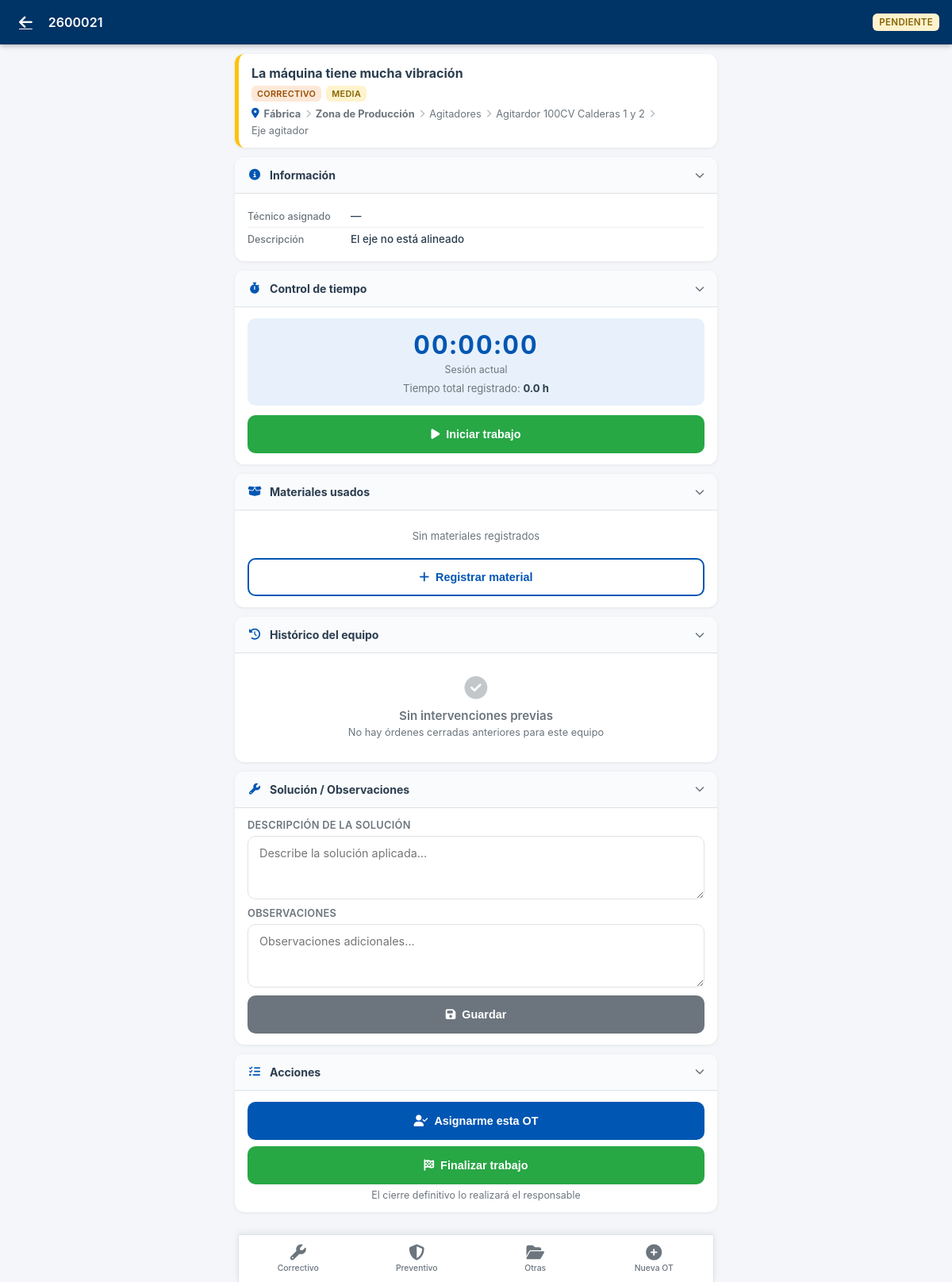
/movil/ot/27 (signed in), run on an earlier commit of the app's database.
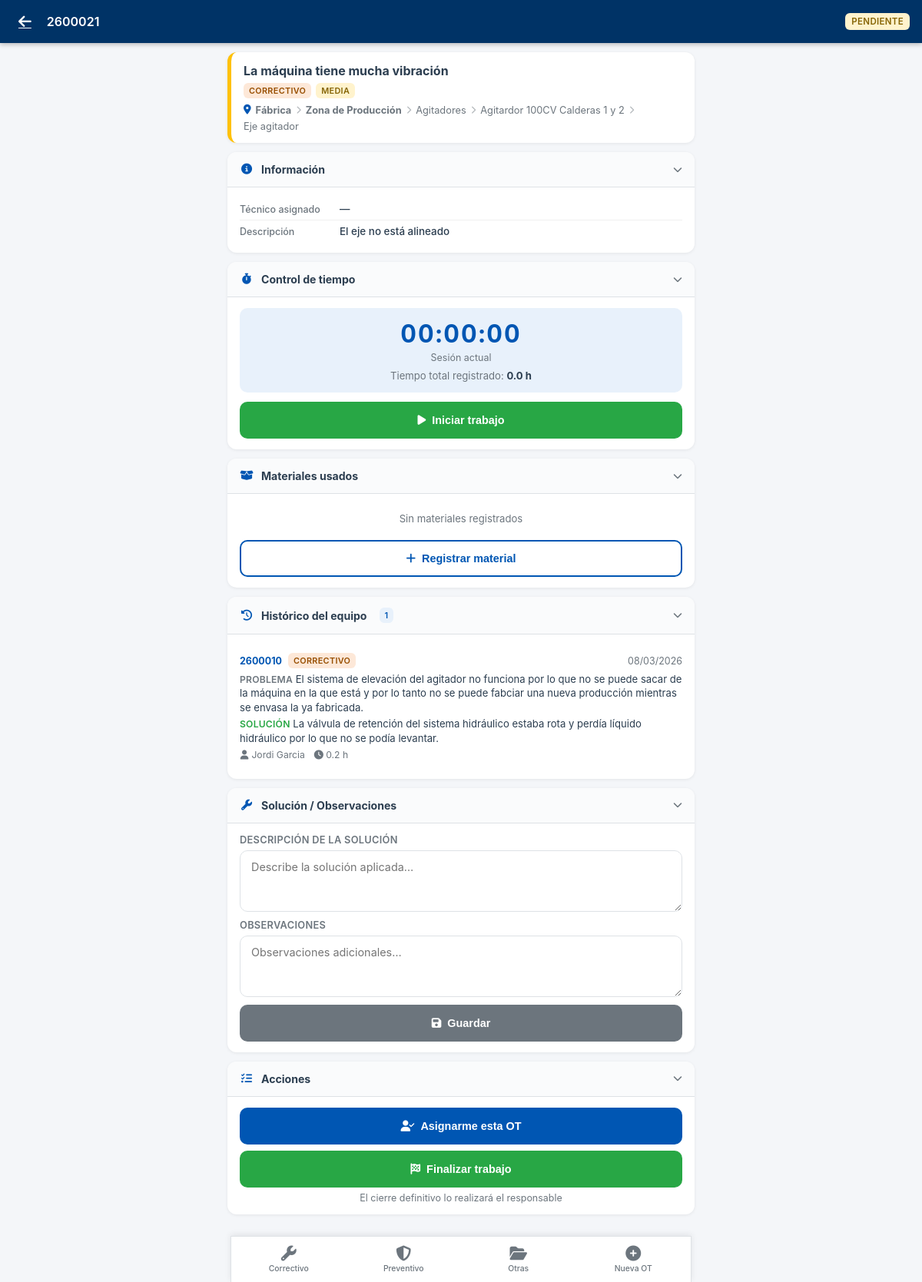
And on a later commit of the database.
### models.py (models this page shows, shortened)
class Planta(db.Model):
    id = db.Column(db.Integer, primary_key=True)
    empresaId = db.Column(db.Integer, db.ForeignKey('empresa.id'), nullable=False)
    codigo = db.Column(db.String(10), nullable=False)
    nombre = db.Column(db.String(100), nullable=False)
    descripcion = db.Column(db.Text)
    direccion = db.Column(db.String(200))
    zonas = db.relationship('Zona', backref='planta', lazy=True, cascade='all, delete-orphan')

class Zona(db.Model):
    id = db.Column(db.Integer, primary_key=True)
    plantaId = db.Column(db.Integer, db.ForeignKey('planta.id'), nullable=False)
    codigo = db.Column(db.String(10), nullable=False)
    nombre = db.Column(db.String(100), nullable=False)
    descripcion = db.Column(db.Text)
    lineas = db.relationship('Linea', backref='zona', lazy=True, cascade='all, delete-orphan')

class Linea(db.Model):
    id = db.Column(db.Integer, primary_key=True)
    zonaId = db.Column(db.Integer, db.ForeignKey('zona.id'), nullable=False)
    codigo = db.Column(db.String(10), nullable=False)
    nombre = db.Column(db.String(100), nullable=False)
    descripcion = db.Column(db.Text)
    maquinas = db.relationship('Maquina', backref='linea', lazy=True, cascade='all, delete-orphan')

class Maquina(db.Model):
    id = db.Column(db.Integer, primary_key=True)
    lineaId = db.Column(db.Integer, db.ForeignKey('linea.id'), nullable=False)
    codigo = db.Column(db.String(10), nullable=False)
    nombre = db.Column(db.String(100), nullable=False)
    modelo = db.Column(db.String(50))
    fabricante = db.Column(db.String(50))
    numeroSerie = db.Column(db.String(50))
    descripcion = db.Column(db.Text)
    fechaInstalacion = db.Column(db.Date)
    criticidad = db.Column(db.String(20), default='media')  # alta, media, baja
    estado = db.Column(db.String(20), default='operativo')  # operativo, averiado, mantenimiento
    horasOperacion = db.Column(db.Integer, default=0)  # Contador de horas
    rav = db.Column(db.Float, default=0.0)             # Valor de reposición (RAV)
    elementos = db.relationship('Elemento', backref='maquina', lazy=True, cascade='all, delete-orphan')
    ordenesTrabajo = db.relationship('OrdenTrabajo', backref='maquina', lazy=True)
    planesPreventivos = db.relationship('PlanPreventivo', backref='maquina', lazy=True)
    recambiosAsociados = db.relationship('RecambioEquipo', backref='maquina', lazy=True)

class Elemento(db.Model):
    id = db.Column(db.Integer, primary_key=True)
    maquinaId = db.Column(db.Integer, db.ForeignKey('maquina.id'), nullable=False)
    codigo = db.Column(db.String(10), nullable=False)
    nombre = db.Column(db.String(100), nullable=False)
    tipo = db.Column(db.String(50))
    descripcion = db.Column(db.Text)
    fabricante = db.Column(db.String(50))
    modelo = db.Column(db.String(50))
    numeroSerie = db.Column(db.String(50))
    rav = db.Column(db.Float, default=0.0)             # Valor de reposición (RAV)

class OrdenTrabajo(db.Model):
    id = db.Column(db.Integer, primary_key=True)
    numero = db.Column(db.String(20), unique=True, nullable=False)
    tipo = db.Column(db.String(20), nullable=False)  # correctivo, preventivo
    prioridad = db.Column(db.String(20), default='media')  # urgente, alta, media, baja
    estado = db.Column(db.String(20), default='pendiente')  # pendiente, asignada, en_curso, cerrada, cancelada
    fechaCreacion = db.Column(db.DateTime, default=datetime.now)
    fechaProgramada = db.Column(db.DateTime)
    fechaInicio = db.Column(db.DateTime)
    fechaFin = db.Column(db.DateTime)
    titulo = db.Column(db.String(200), nullable=False)
    descripcionProblema = db.Column(db.Text)
    descripcionSolucion = db.Column(db.Text)
    observaciones = db.Column(db.Text)
    equipoTipo = db.Column(db.String(20), nullable=False)  # empresa, planta, zona, linea, maquina, elemento
    equipoId = db.Column(db.Integer, nullable=False)
    maquinaId = db.Column(db.Integer, db.ForeignKey('maquina.id'), nullable=True)
    elementoId = db.Column(db.Integer, db.ForeignKey('elemento.id'))
    planPreventivoId = db.Column(db.Integer, db.ForeignKey('plan_preventivo.id'))  # LEGACY - Deprecado
    asignacionGamaId = db.Column(db.Integer, db.ForeignKey('asignacion_gama.id'))  # LEGACY - Deprecado
    gamaId          = db.Column(db.Integer, db.ForeignKey('gama_mantenimiento.id'), nullable=True)
    frecuenciaTipo  = db.Column(db.String(20))   # 'dias' | 'semanas' | 'meses'
    frecuenciaValor = db.Column(db.Integer)       # número entero
    gama = db.relationship('GamaMantenimiento', foreign_keys=[gamaId])
    tecnicoAsignado = db.Column(db.String(100))  # Técnico principal (legacy)
    tiempoEstimado = db.Column(db.Float)  # horas
    tiempoReal = db.Column(db.Float)  # horas (calculado de registros)
    tiempoParada = db.Column(db.Float)  # horas de parada de máquina
    costeTallerExterno = db.Column(db.Float, default=0)  # Total acumulado (calculado)
    descripcionTallerExterno = db.Column(db.Text)  # LEGACY - primer coste
    proveedorExterno = db.Column(db.String(100))   # LEGACY - primer coste
    costesExternosJson = db.Column(db.Text)  # JSON list de {proveedor, descripcion, coste}
    creadoPor = db.Column(db.String(100))
    cerradoPor = db.Column(db.String(100))
    consumos = db.relationship('ConsumoRecambio', backref='ordenTrabajo', lazy=True, cascade='all, delete-orphan')
    registrosTiempo = db.relationship('RegistroTiempo', backref='ordenTrabajo', lazy=True, cascade='all, delete-orphan')
    respuestasChecklist = db.relationship('RespuestaChecklist', backref='ordenTrabajo', lazy=True, cascade='all, delete-orphan')

### blueprints/mobile/routes.py (the view, shortened to what this page needs)
@bp.route('/ot/<int:id>')
@movil_required
def ver_ot(id):
    ot = OrdenTrabajo.query.get_or_404(id)
    _enrich_ot(ot)
    nombre_tecnico = _nombre_tecnico(current_user)
    trabajo_activo = RegistroTiempo.query.filter_by(
        ordenId=id, tecnico=nombre_tecnico, enCurso=True
    ).first()
    registros_tiempo = RegistroTiempo.query.filter_by(ordenId=id).order_by(
        RegistroTiempo.inicio.desc()
    ).all()
    consumos = ConsumoRecambio.query.filter_by(ordenId=id).all()
    tareas_gama = []
    tareas_realizadas_ids = set()
    checklist_items = []
    respuestas_map = {}
    historico_equipo = []
    et = ot.equipoTipo or ('maquina' if ot.maquinaId else None)
    ei = ot.equipoId or ot.maquinaId
    if et and ei:
        condiciones = [
            and_(OrdenTrabajo.equipoTipo == et, OrdenTrabajo.equipoId == ei)
        ]
        maq_id = ot.maquinaId or (ei if et == 'maquina' else None)
        if maq_id:
            condiciones.append(OrdenTrabajo.maquinaId == maq_id)
        historico_equipo = OrdenTrabajo.query.filter(
            OrdenTrabajo.id != ot.id,
            OrdenTrabajo.estado == 'cerrada',
            or_(*condiciones),
        ).order_by(OrdenTrabajo.fechaFin.desc()).limit(15).all()
    return render_template(
        'mobile/ot_detail.html',
        ot=ot,
        nombre_tecnico=nombre_tecnico,
        trabajo_activo=trabajo_activo,
        registros_tiempo=registros_tiempo,
        consumos=consumos,
        tareas_gama=tareas_gama,
        tareas_realizadas_ids=tareas_realizadas_ids,
        checklist_items=checklist_items,
        respuestas_map=respuestas_map,
        historico_equipo=historico_equipo,
    )

### app.py (called while the page is built, shortened)
@app.before_request
def mobile_guard():
    if request.method != 'GET':
        return
    path = request.path
    if path.startswith(('/api/', '/static/', '/movil/', '/login')):
        return

@jwt.user_lookup_loader
def user_lookup_callback(_jwt_header, jwt_data):
    identity = jwt_data["sub"]
    return Usuario.query.filter_by(username=identity).first()

@app.context_processor
def inject_user():
    tecnico_puede_cerrar = False
    try:
        conf = ConfiguracionGeneral.query.filter_by(clave='tecnico_puede_cerrar').first()
        if conf and conf.valor == 'true':
            tecnico_puede_cerrar = True
        verify_jwt_in_request(optional=True)
        return dict(current_user=current_user, tecnico_puede_cerrar=tecnico_puede_cerrar)
    except Exception:
        return dict(current_user=None, tecnico_puede_cerrar=tecnico_puede_cerrar)

@app.after_request
def add_header(response):
    response.headers['Cache-Control'] = 'no-store, no-cache, must-revalidate, post-check=0, pre-check=0, max-age=0'
    response.headers['Pragma'] = 'no-cache'
    response.headers['Expires'] = '-1'
    return response

### templates/mobile/ot_detail.html (shortened to what the changed rows need)
{% extends "mobile/base.html" %}
{% block content %}
<div class="m-ot-header-card prio-{{ ot.prioridad }}">
  {% if ot._ruta %}
  <div class="m-ot-header-equipo">
    <i class="fas fa-map-marker-alt" style="color:var(--m-primary)"></i>
    {% for nivel in ot._ruta %}
    {% if not loop.first %}<i class="fas fa-chevron-right" style="font-size:.65rem;opacity:.5"></i>{% endif %}
    <span style="font-weight:{% if nivel.tipo in ['planta','zona'] %}700{% else %}400{% endif %}">{{ nivel.nombre
      }}</span>
    {% endfor %}
  </div>
  {% endif %}
</div>
{% if ot.equipoTipo or ot.maquinaId %}
{% if historico_equipo %}
<div class="m-section" id="sec-historico">
  <div class="m-section-header">
    <div class="m-section-header-left">
      <i class="fas fa-history"></i>
      Histórico del equipo
      <span class="m-badge" style="background:var(--m-primary-light);color:var(--m-primary);margin-left:6px">
        {{ historico_equipo|length }}
      </span>
    </div>
    <i class="fas fa-chevron-down m-section-chevron"></i>
  </div>
  <div class="m-section-body">
    {% for h in historico_equipo %}
    <div class="m-historico-item">
      <div class="m-historico-header">
        <div style="display:flex;align-items:center;gap:8px">
          <span class="m-historico-num">{{ h.numero }}</span>
          <span class="m-badge m-badge-tipo-{{ h.tipo }}">{{ h.tipo }}</span>
        </div>
        <span class="m-text-small m-text-muted">
          {{ h.fechaFin.strftime('%d/%m/%Y') if h.fechaFin else (h.fechaCreacion.strftime('%d/%m/%Y') if h.fechaCreacion
          else '—') }}
        </span>
      </div>
      {% if h.descripcionProblema %}
      <div class="m-historico-problema">
        <span class="m-historico-label">Problema</span>
        {{ h.descripcionProblema }}
      </div>
      {% endif %}
      {% if h.descripcionSolucion %}
      <div class="m-historico-solucion">
        <span class="m-historico-label">Solución</span>
        {{ h.descripcionSolucion }}
      </div>
      {% else %}
      <div class="m-historico-solucion m-historico-sin-sol">
        <span class="m-historico-label">Solución</span>
        <em>Sin registrar</em>
      </div>
      {% endif %}
      <div class="m-historico-meta">
        {% if h.tecnicoAsignado %}<span><i class="fas fa-user"></i> {{ h.tecnicoAsignado }}</span>{% endif %}
        {% if h.tiempoReal %}<span><i class="fas fa-clock"></i> {{ '%.1f' % h.tiempoReal }} h</span>{% endif %}
      </div>
    </div>
    {% endfor %}
  </div>
</div>
{% else %}
<div class="m-section" id="sec-historico">
  <div class="m-section-header">
    <div class="m-section-header-left">
      <i class="fas fa-history"></i>
      Histórico del equipo
    </div>
    <i class="fas fa-chevron-down m-section-chevron"></i>
  </div>
  <div class="m-section-body">
    <div class="m-empty" style="padding:16px 0">
      <i class="fas fa-check-circle" style="font-size:1.8rem"></i>
      <div class="m-empty-title">Sin intervenciones previas</div>
      <div class="m-empty-sub">No hay órdenes cerradas anteriores para este equipo</div>
    </div>
  </div>
</div>
{% endif %}
{% endif %}
{% endblock %}

What changed in the data, as far as the page shows it:
now on this page (row edited): OrdenTrabajo: numero "2600010", tipo "CORRECTIVO", fechaFin "08/03/2026", descripcionProblema "El sistema de elevación del agitador no funciona por lo que no se puede sacar de la máquina en la que está y por lo tanto no se puede fabciar una nueva producción mientras se envasa la ya fabricada.", descripcionSolucion "La válvula de retención del sistema hidráulico estaba rota y perdía líquido hidráulico por lo que no se podía levantar.", tecnicoAsignado "Jordi Garcia", tiempoReal "0.2"
Also different on the page:
{{ historico_equipo|length }}: (not shown) → "1"
text no longer shown: "Sin intervenciones previas No hay órdenes cerradas anteriores para este equipo"
